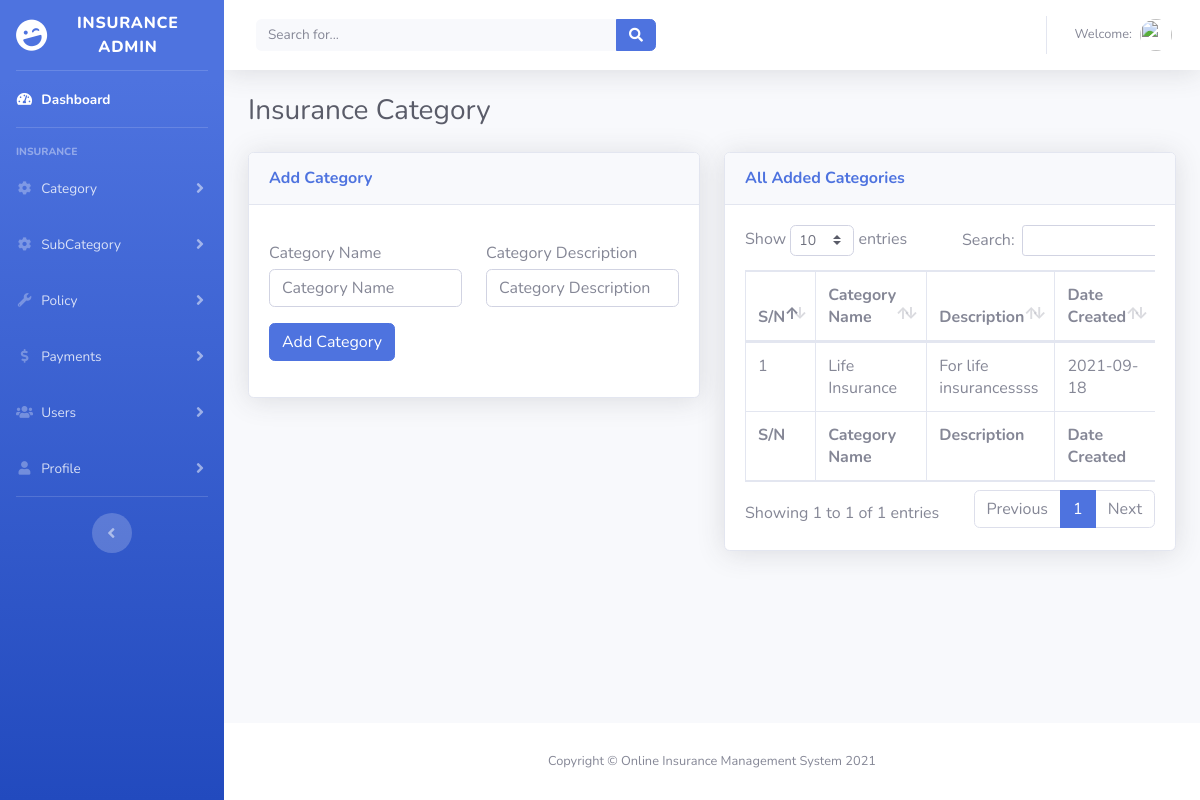
The page /admin/addCategory.php on the database its author committed.
### tables this page shows
CREATE TABLE `tblcategory` (
  `Id` int(10) NOT NULL,
  `categoryName` varchar(255) NOT NULL,
  `description` varchar(255) NOT NULL,
  `dateCreated` varchar(50) NOT NULL
);

### admin/addCategory.php (the view, shortened to what this page needs)
<?php include_once('../includes/session.php');?>
<!DOCTYPE html>
<html lang="en">
<?php include_once('./includes/header.php');?>
<body id="page-top">
  <div id="wrapper">
    <?php include_once('./includes/sidebar.php');?>
    <div id="content-wrapper" class="d-flex flex-column">
      <div id="content">
        <?php include_once('./includes/topNavBar.php');?>
        <div class="container-fluid">
          <h1 class="h3 mb-4 text-gray-800">Insurance Category</h1>
          <div class="row">
            <div class="col-lg-6">
              <div class="card shadow mb-4">
                <div class="card-header py-3">
                  <h6 class="m-0 font-weight-bold text-primary">Add Category</h6>
                </div>
                <div class="card-body">
                    <form method="Post" action="">
                        <div class="row">
                            <div class="col-6">
                                <div class="form-group">
                                    <label for="cc-exp" class="control-label mb-1">Category Name</label>
                                    <input id="" name="categoryName" type="text" class="form-control cc-exp" value="<?php if(isset($rowi['categoryName'])){echo $rowi['categoryName'];}?>" Required placeholder="Category Name">
                                </div>
                            </div>
                            <div class="col-6">
                                <div class="form-group">
                                    <label for="cc-exp" class="control-label mb-1">Category Description</label>
                                    <input id="" name="description" type="text" class="form-control cc-exp" value="<?php if(isset($rowi['description'])){echo $rowi['description'];}?>" Required placeholder="Category Description">
                                </div>
                            </div>
                        </div>
                        <?php if(isset($_GET['editId'])){?>
                            <button type="submit" name="update" class="btn btn-primary">Update Category</button>
                        <?php } else{?>
                            <button type="submit" name="save" class="btn btn-primary">Add Category</button>
                        <?php } ?>
                    </form>
                </div>
            </div>
    </div>
            <div class="col-lg-6">
              <div class="card shadow mb-4">
                <div class="card-header py-3">
                  <h6 class="m-0 font-weight-bold text-primary">All Added Categories</h6>
                </div>
                <div class="card-body">
                <div class="table-responsive">
                <table class="table table-bordered" id="dataTable" width="100%" cellspacing="0">
                  <thead>
                    <tr>
                      <th>S/N</th>
                      <th>Category Name</th>
                      <th>Description</th>
                      <th>Date Created</th>
                    </tr>
                  </thead>
                  <tfoot>
                    <tr>
                      <th>S/N</th>
                      <th>Category Name</th>
                      <th>Description</th>
                      <th>Date Created</th>
                    </tr>
                  </tfoot>
                  <tbody>
                  <?php
        $ret=mysqli_query($con,"SELECT * from tblcategory");
        $cnt=1;
        while ($row=mysqli_fetch_array($ret)) {
                            ?>
                <tr>
                <td><?php echo $cnt;?></td>
                <td><?php  echo $row['categoryName'];?></td>
                <td><?php  echo $row['description'];?></td>
                <td><?php  echo $row['dateCreated'];?></td>
                </tr>
                <?php
                $cnt=$cnt+1;
                }?>
                  </tbody>
                </table>
              </div>
                </div>
              </div>
            </div>
          </div>
        </div>
      </div>
      <?php include_once('./includes/footer.php');?>
</body>
</html>

### rows shown on the page
tblcategory: categoryName "Life Insurance", description "For life insurancessss", dateCreated "2021-09-18"
